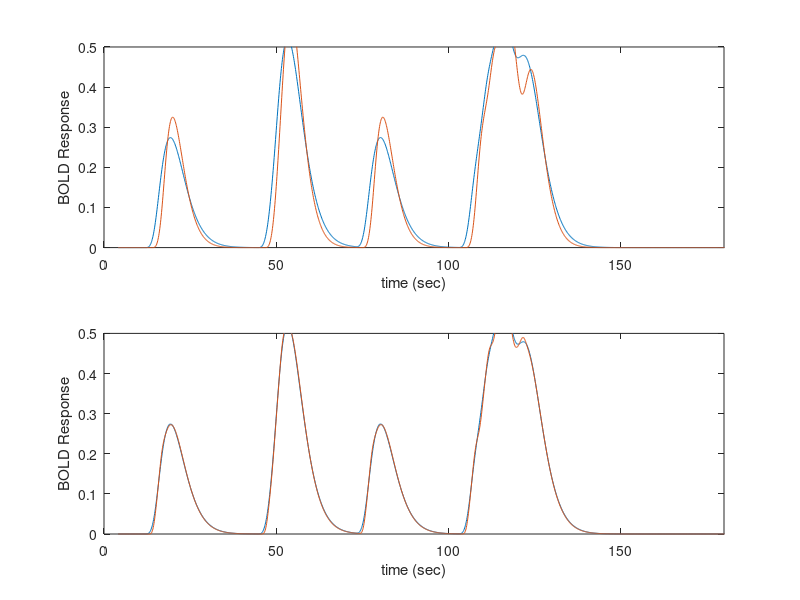

Reproduce this figure in MATLAB.
clear all; close all; clc;                  			% Clear all workspaces
ntime=2000; T=200; t=T*[0:ntime-1]/ntime;   	% define time
TR=2; TR=TR*ntime/T;                        		% TR in seconds
lag=1; lag=lag*ntime/T;                     		% ny lag in seconds

n=4; lamda=2;                               			% Create the hrf
hrf=(t.^(n-1)).*exp(-t/lamda)/((lamda^n)*factorial(n-1));

% Create the boxcars & BOLD responses
box=ones(1,25); ISI=150; n=zeros(1,ntime); 
for i=1:8
    delay=ISI*(i-1)+geornd(.005);
    ntemp=[zeros(1,delay),box,zeros(1,ntime-delay-25)];
    n=n+ntemp;
end;
Bx=conv(hrf,n)/10; Bx=Bx(1:ntime);
ny=[zeros(1,lag), n(1:ntime-lag)]; By=conv(hrf,ny)/10; By=By(1:ntime);

% Simple Order 2 model
X=[[By(TR+1:ntime-TR)]' [By(1:ntime-2*TR)]']; Y=[By(2*TR+1:ntime)]';
A=(inv(X'*X))*X'*Y; P=X*A;
tt=(2*TR+1)*T/ntime:T/ntime:T;
subplot(2,1,1); plot(tt,Y,tt,P); axis([0 180 0 .5]); 
xlabel('time (sec)'); ylabel('BOLD Response');
sigsimp=(Y-P)'*(Y-P)                        			% sum of squared error

% Full Order 2 model
X=[[By(TR+1:ntime-TR)]' [Bx(TR+1:ntime-TR)]' [By(1:ntime-2*TR)]' [Bx(1:ntime-2*TR)]']; 
Y=[By(2*TR+1:ntime)]';
A=(inv(X'*X))*X'*Y; P=X*A;
tt=(2*TR+1)*T/ntime:T/ntime:T;
subplot(2,1,2); plot(tt,Y,tt,P); axis([0 180 0 .5]); 
xlabel('time (sec)'); ylabel('BOLD Response');

sigfull=(Y-P)'*(Y-P)                        			% sum of squared error
Fij=log(sigsimp/sigfull)                    			% Granger causality
